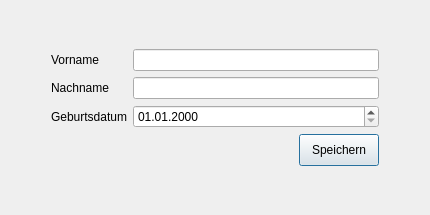
<?xml version="1.0" encoding="UTF-8"?>
<ui version="4.0">
 <class>EditStudentDialog</class>
 <widget class="QDialog" name="EditStudentDialog">
  <property name="geometry">
   <rect>
    <x>0</x>
    <y>0</y>
    <width>430</width>
    <height>215</height>
   </rect>
  </property>
  <property name="windowTitle">
   <string>Schüler hinzufügen</string>
  </property>
  <property name="modal">
   <bool>true</bool>
  </property>
  <layout class="QGridLayout" name="gridLayout_2">
   <item row="0" column="1">
    <spacer name="verticalSpacer_2">
     <property name="orientation">
      <enum>Qt::Vertical</enum>
     </property>
     <property name="sizeType">
      <enum>QSizePolicy::Maximum</enum>
     </property>
     <property name="sizeHint" stdset="0">
      <size>
       <width>20</width>
       <height>28</height>
      </size>
     </property>
    </spacer>
   </item>
   <item row="1" column="0">
    <spacer name="horizontalSpacer_2">
     <property name="orientation">
      <enum>Qt::Horizontal</enum>
     </property>
     <property name="sizeType">
      <enum>QSizePolicy::Maximum</enum>
     </property>
     <property name="sizeHint" stdset="0">
      <size>
       <width>40</width>
       <height>20</height>
      </size>
     </property>
    </spacer>
   </item>
   <item row="1" column="1">
    <layout class="QVBoxLayout" name="verticalLayout">
     <item>
      <layout class="QGridLayout" name="gridLayout">
       <item row="0" column="0">
        <widget class="QLabel" name="lblFirstname">
         <property name="text">
          <string>Vorname</string>
         </property>
        </widget>
       </item>
       <item row="0" column="1">
        <widget class="QLineEdit" name="leFirstname"/>
       </item>
       <item row="1" column="0">
        <widget class="QLabel" name="lblLastname">
         <property name="text">
          <string>Nachname</string>
         </property>
        </widget>
       </item>
       <item row="1" column="1">
        <widget class="QLineEdit" name="leLastname"/>
       </item>
       <item row="2" column="0">
        <widget class="QLabel" name="lblBirthdate">
         <property name="text">
          <string>Geburtsdatum</string>
         </property>
        </widget>
       </item>
       <item row="2" column="1">
        <widget class="QDateEdit" name="deBirthdate">
         <property name="dateTime">
          <datetime>
           <hour>12</hour>
           <minute>0</minute>
           <second>0</second>
           <year>2000</year>
           <month>1</month>
           <day>1</day>
          </datetime>
         </property>
         <property name="time">
          <time>
           <hour>12</hour>
           <minute>0</minute>
           <second>0</second>
          </time>
         </property>
         <property name="displayFormat">
          <string>dd.MM.yyyy</string>
         </property>
        </widget>
       </item>
      </layout>
     </item>
     <item>
      <layout class="QHBoxLayout" name="horizontalLayout">
       <item>
        <spacer name="horizontalSpacer">
         <property name="orientation">
          <enum>Qt::Horizontal</enum>
         </property>
         <property name="sizeType">
          <enum>QSizePolicy::Expanding</enum>
         </property>
         <property name="sizeHint" stdset="0">
          <size>
           <width>40</width>
           <height>20</height>
          </size>
         </property>
        </spacer>
       </item>
       <item>
        <widget class="QPushButton" name="btnSave">
         <property name="minimumSize">
          <size>
           <width>0</width>
           <height>32</height>
          </size>
         </property>
         <property name="text">
          <string>Speichern</string>
         </property>
        </widget>
       </item>
      </layout>
     </item>
    </layout>
   </item>
   <item row="1" column="2">
    <spacer name="horizontalSpacer_3">
     <property name="orientation">
      <enum>Qt::Horizontal</enum>
     </property>
     <property name="sizeType">
      <enum>QSizePolicy::Maximum</enum>
     </property>
     <property name="sizeHint" stdset="0">
      <size>
       <width>40</width>
       <height>20</height>
      </size>
     </property>
    </spacer>
   </item>
   <item row="2" column="1">
    <spacer name="verticalSpacer">
     <property name="orientation">
      <enum>Qt::Vertical</enum>
     </property>
     <property name="sizeType">
      <enum>QSizePolicy::Maximum</enum>
     </property>
     <property name="sizeHint" stdset="0">
      <size>
       <width>20</width>
       <height>28</height>
      </size>
     </property>
    </spacer>
   </item>
  </layout>
 </widget>
 <resources/>
 <connections/>
</ui>
